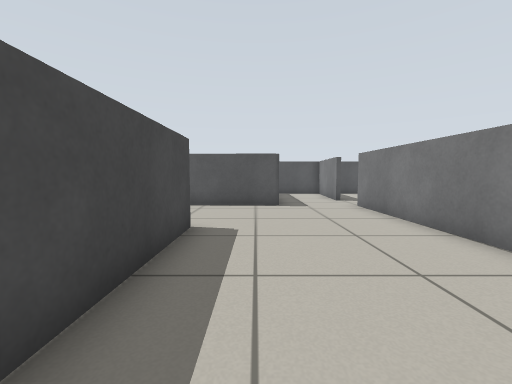
view 1 (above)

17 first-person views from a walk through a world built for the Gazebo simulator. The camera is 0.61 m above the floor, tilts 4° down and sees 90° across. The floor is counted in squares, 0.5 m on a side. Each view is taken from the middle of a square. On the plan, view 1 faces up. The plan holds only what a view shows up to about 12 squares ahead; the rest is blank. The place goes on beyond the plan. Some stock models are drawn as simple stand-ins.

view 2
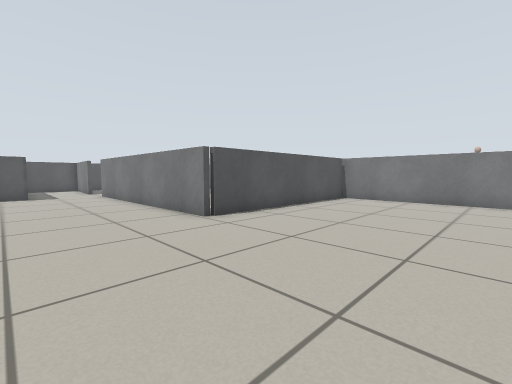

view 3
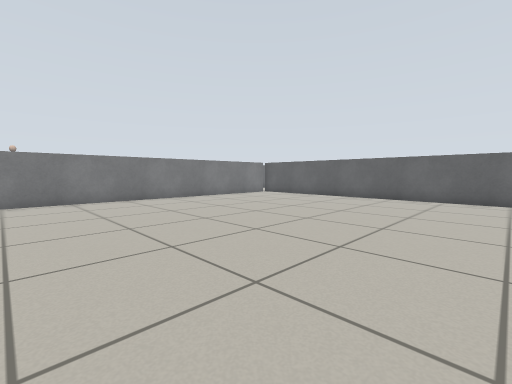

view 4
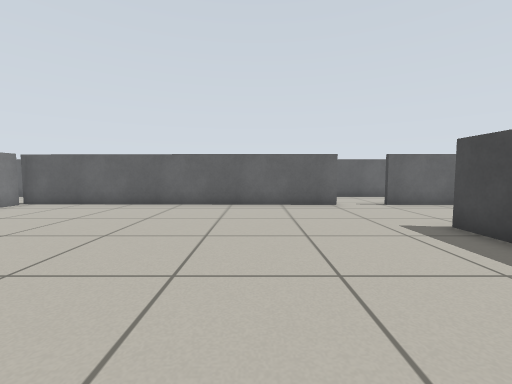

view 5
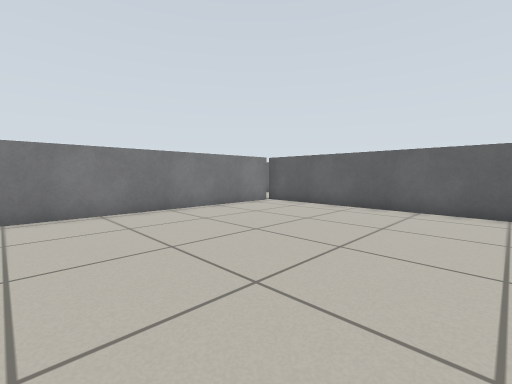

view 6
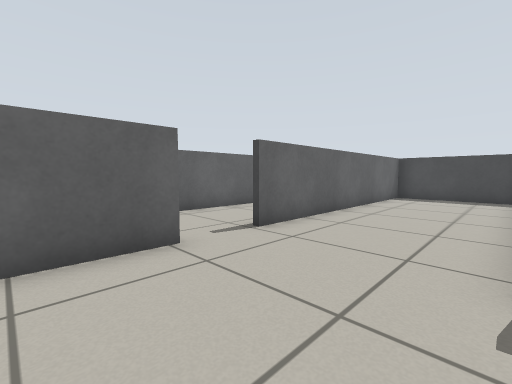

view 7
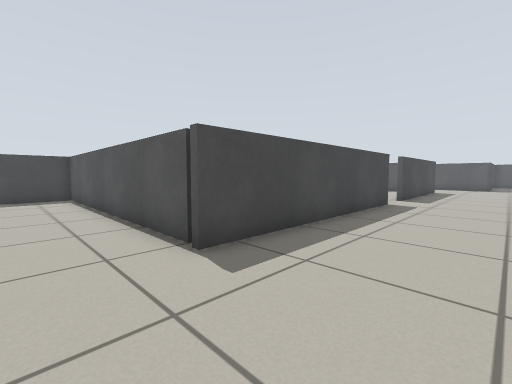

view 8
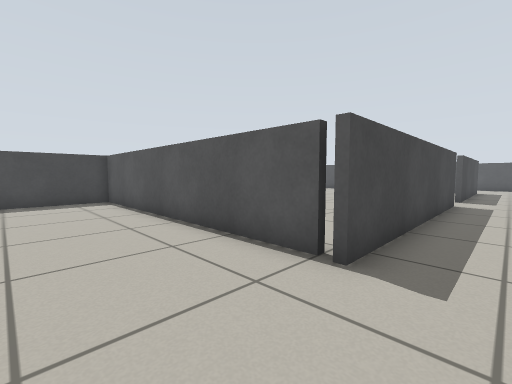

view 9
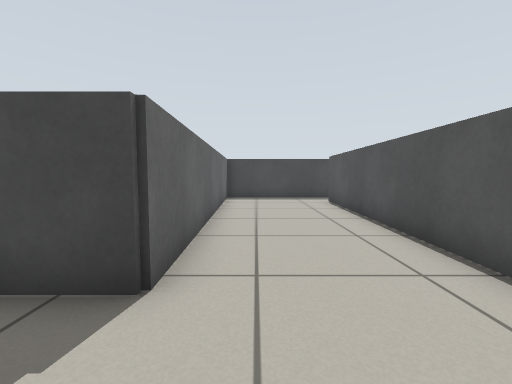

view 10
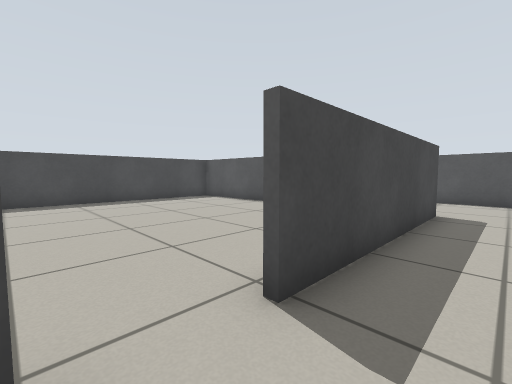

view 11
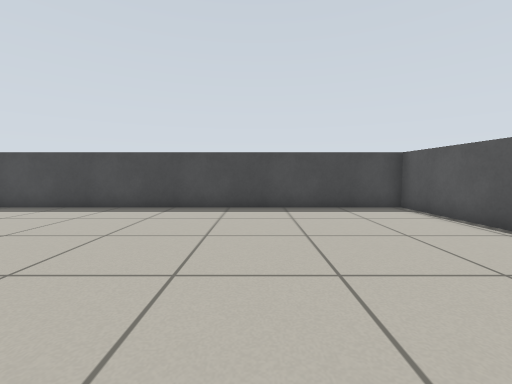

view 12
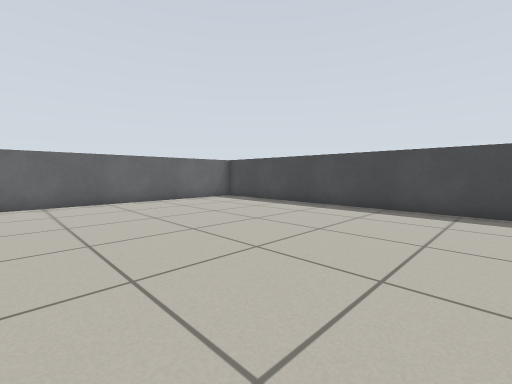

view 13
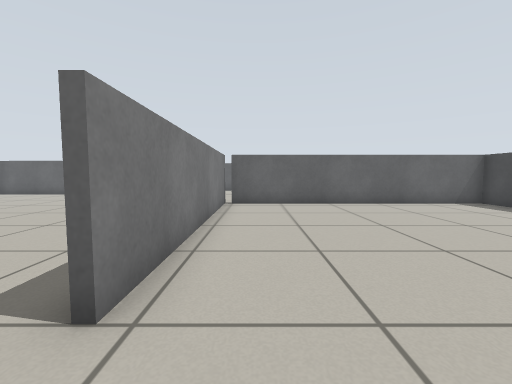

view 14
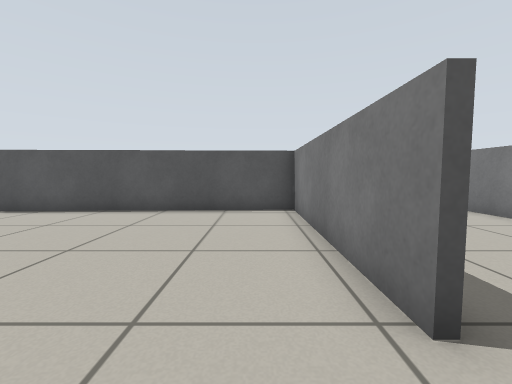

view 15
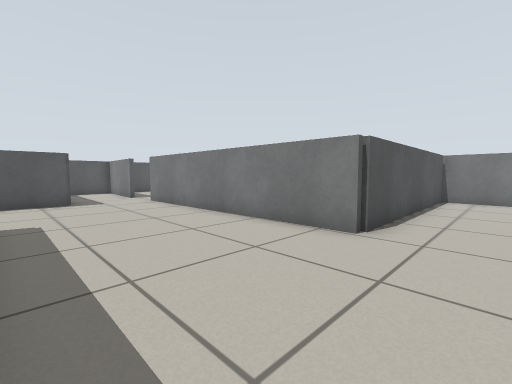

view 16
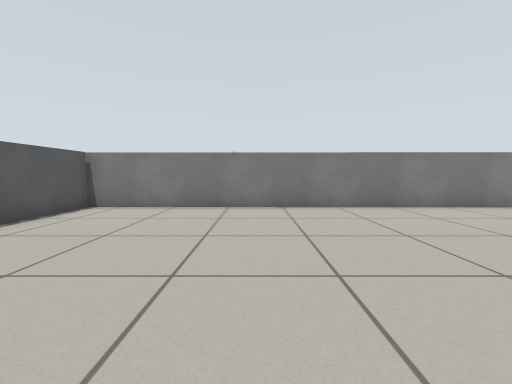

view 17
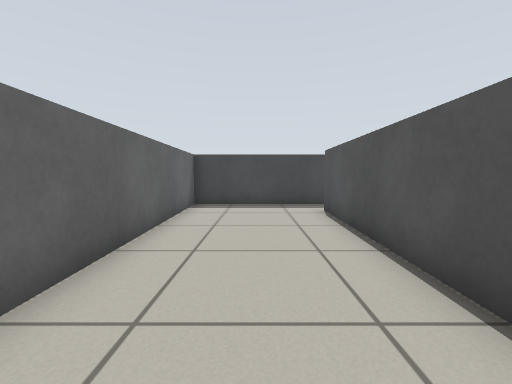

### Floor plan
Points are (right, up) in squares from view 1. A wall is a line through its corners. A room is listed if a view was taken in it or the views show most of it. See-through windows are left out.
Room 1 (views 1, 2, 3, 4, 5, 6, 7, 8, 9, 10, 15, 16, 17)
walls: (-1.5, -2.9) (-1.5, -11.9); (-1.9, -11.7) (-12.3, -11.7) (-12.3, -15.1); (-0.3, -16.1) (12.4, -16.3); (0.9, 9.9) (-10.7, 10.3); (12.3, -16) (12.4, 0.1) (4.1, 0.1) (3.9, 9.8); (-10.9, -15.9) (-2.2, -16.1); (-12.3, 10.5) (-12.3, 5.5) (-1.5, 5.9) (-1.5, -1.2)
ways out: opening at (-1.5, -2) to room 2; opening at (-1.5, -16); gap at (4, 10)
Room 2 (views 11, 12, 13, 14)
walls: (-1.7, -1.2) (-1.7, 5.7) (-12.3, 5.3) (-12.3, -11.5) (-2, -11.5); (-1.7, -11.9) (-1.7, -3)
ways out: opening at (-1.5, -2) to room 1

Where each view was taken, in squares from view 1:
view 1: 0 up, 0 right, facing up
view 2: 6 down, 0 right, facing up-right
view 3: 3 down, 0 right, facing down-right
view 4: 6 down, 3 right, facing down
view 5: 7 down, 4 right, facing down-right
view 6: 12 down, 2 right, facing down-left
view 7: 14 down, 2 right, facing up-left
view 8: 15 down, 0 right, facing up-left
view 9: 7 up, 1 right, facing left
view 10: 3 down, 0 right, facing up-left
view 11: 0 up, 3 left, facing left
view 12: 0 up, 3 left, facing down-left
view 13: 1 down, 3 left, facing down
view 14: 3 down, 3 left, facing up
view 15: 2 down, 1 left, facing up-right
view 16: 6 down, 3 right, facing right
view 17: 8 up, 2 left, facing left
